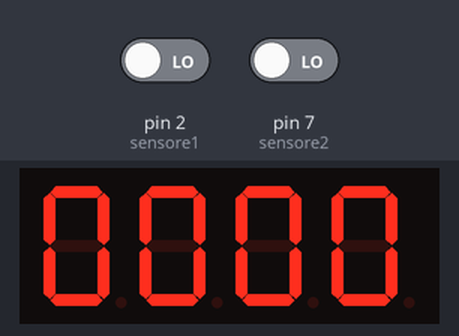
This sketch was run on a simulated Arduino Uno, built with avr-gcc and run on an emulated ATmega328P. Shown: 4-digit seven-segment display. Inputs (shaded band) come from the test bench; at power-on: pin 7 (sensore2) LOW, pin 2 (sensore1) LOW.

Above: at 2.0 s.
2.1 s: pin 7 (sensore2) driven HIGH
At 2.99 s:
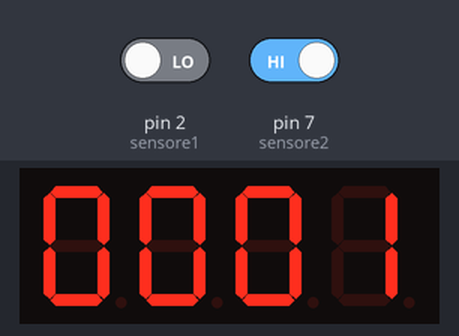
4.3 s: pin 2 (sensore1) driven HIGH
5.9 s: pin 2 (sensore1) driven LOW
At 7.05 s:
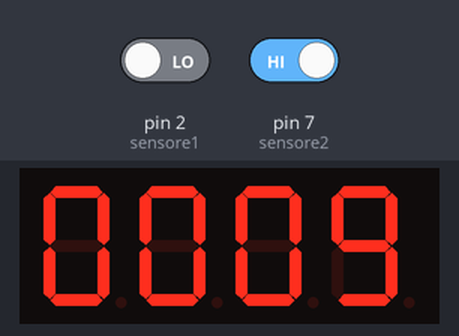
Timing chart, 0 to 8.9 s (numbered marks = the images above; inputs shaded):
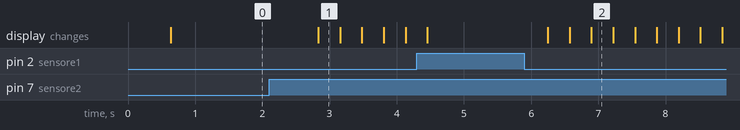

The sketch:

contapersone-v1.ino
```cpp
/*
 * TM1637.cpp
 */
#include "TM1637.h"
#define CLK 5
#define DIO 4
TM1637 tm1637(CLK,DIO);

int count = 0;

void setup() {
  Serial.begin(9600);

  pinMode(3, INPUT); //reset
  pinMode(2, INPUT); //sensore1
  pinMode(7, INPUT); //sensore2

  tm1637.init();
  tm1637.set(BRIGHT_TYPICAL); //BRIGHT_TYPICAL = 2,BRIGHT_DARKEST = 0,BRIGHTEST = 7;
}

void loop() {
  int s1 = !digitalRead(2);
  int s2 = !digitalRead(7);
  if (s1) {
    count++;
    delay(300);
  }
  if (s2) {
    count--;
    if (count < 0) count = 0;
    delay(300);
  }
  shownumber(count);
}

void shownumber(int n){
  int d1 = n % 10;
  int d2 = (n/10) % 10;
  int d3 = (n/100) % 10;
  int d4 = (n/1000) % 10;
  tm1637.display(0,d4);
  tm1637.display(1,d3);
  tm1637.display(2,d2);
  tm1637.display(3,d1);
}
```

Measured:
- after the input at 2.1 s, the display: changes after 0.73 s (image 1)
- after the input at 5.9 s, the display: first changes after 0.35 s (image 2 shows a later state)
